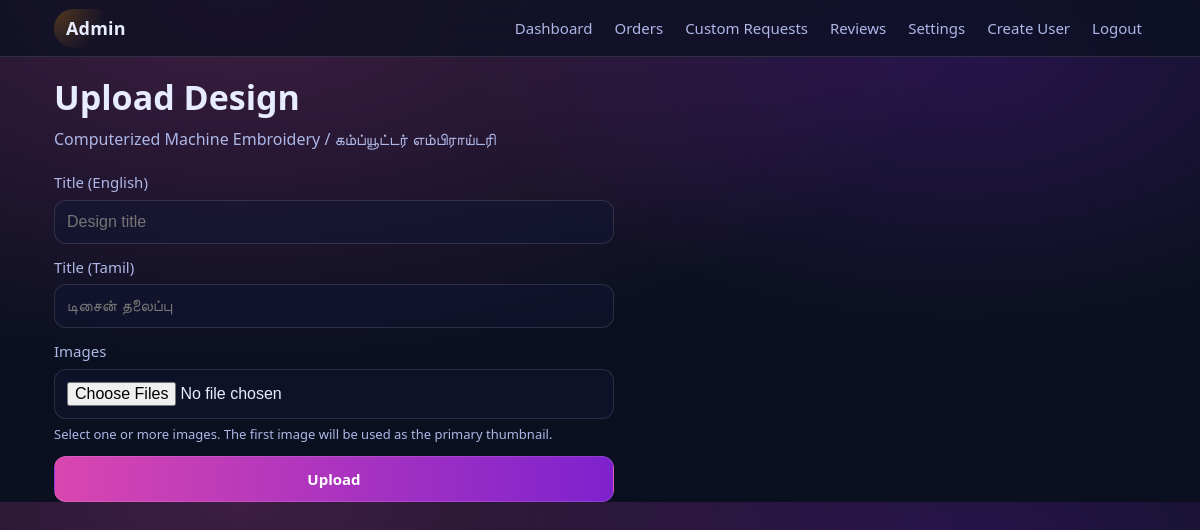
The app's page /admin/services/embroidery/designs/new (signed in) with its own data.
### app/models.py (models this page shows, shortened)
class Service(db.Model):
    __tablename__ = "service"
    id = db.Column(db.Integer, primary_key=True)
    slug = db.Column(db.String(64), unique=True, nullable=False, index=True)
    name_en = db.Column(db.String(128), nullable=False)
    name_ta = db.Column(db.String(128), nullable=False)
    created_at = db.Column(db.DateTime(timezone=True), default=_utcnow, nullable=False)
    designs = db.relationship("Design", backref="service", lazy=True,
                              cascade="all, delete-orphan")

### app/routes/admin.py (the view)
@bp.get("/services/<slug>/designs/new")
@login_required
def design_new(slug: str):
    service = Service.query.filter_by(slug=slug).first_or_404()
    form = DesignForm()
    return render_template("admin/design_new.html", service=service, form=form)

### app/forms.py
class DesignForm(FlaskForm):
    title_en = StringField("Title (English)", validators=[DataRequired(), Length(max=200)])
    title_ta = StringField("Title (Tamil)", validators=[DataRequired(), Length(max=200)])
    image = FileField("Design image", validators=[DataRequired(), FileAllowed(["jpg", "jpeg", "png", "webp"])])

### app/models.py (called while the page is built)
@login_manager.user_loader
def load_user(user_id: str):
    return db.session.get(User, int(user_id))

def get_setting(key: str, default: str = "") -> str:
    s = Setting.query.filter_by(key=key).first()
    return s.value if s else default

    @property
    def is_authenticated(self):
        return True

### app/templates/admin/design_new.html (shortened to what this page needs)
{% extends "admin/layout.html" %}
{% block content %}
  <div class="page-header">
    <h1>Upload Design</h1>
    <p class="muted">{{ service.name_en }} / {{ service.name_ta }}</p>
  </div>
  <form class="form" method="post" enctype="multipart/form-data" action="{{ url_for('admin.design_new_post', slug=service.slug) }}">
    <label>
      {{ form.title_en.label }}
      {{ form.title_en(class_="input", placeholder="Design title") }}
    </label>
    <label>
      {{ form.title_ta.label }}
      {{ form.title_ta(class_="input", placeholder="டிசைன் தலைப்பு") }}
    </label>
    <label>
      Images
      <input type="file" name="images" class="input" accept="image/*" multiple required />
      <div class="muted small">Select one or more images. The first image will be used as the primary thumbnail.</div>
    </label>
    <button class="btn" type="submit">Upload</button>
  </form>
{% endblock %}

### app/static/css/styles.css (style rules this page uses)
:root { --bg:#0b1020; --card:#111836; --text:#e8ecff; --muted:#aeb7e6; --border:rgba(255,255,255,.12); --accent1:#d946b0; --accent2:#7e22ce; --gold:#f59e0b; --white:#ffffff; --coral:#fb7185; --radius-sm:10px; --radius-md:14px; --radius-lg:18px; --transition-fast:.16s ease; --transition-med:.25s ease; }
* { box-sizing:border-box;margin:0;padding:0 }
html { -webkit-text-size-adjust:100%;scroll-behavior:smooth }
body { font-family: 'Segoe UI', system-ui, -apple-system, Roboto, 'Noto Sans', 'Liberation Sans', sans-serif; background: radial-gradient(1200px 600px at 20% 0%, rgba(217,70,176,.25), transparent 60%), radial-gradient(900px 500px at 80% 10%, rgba(126,34,206,.25), transparent 55%), var(--bg); color:var(--text); line-height:1.5; overflow-x:hidden; -webkit-font-smoothing:antialiased; }
button { font-family:inherit }
h1 { margin:0 0 10px;font-size:clamp(22px, 4vw, 34px);line-height:1.18 }
.muted { color:var(--muted) }
.small { font-size:clamp(11px, 1.4vw, 13px) }
.btn { display:inline-flex; align-items:center; justify-content:center; gap:8px; padding:clamp(10px, 1.5vw, 12px) clamp(12px, 2vw, 16px); border-radius:12px; border:1px solid rgba(255,255,255,.12); background:linear-gradient(90deg, var(--accent1), var(--accent2)); color:var(--white); font-weight:700; font-size:clamp(13px, 1.6vw, 15px); cursor:pointer; min-height:44px; transition:filter var(--transition-fast), transform var(--transition-fast); white-space:nowrap; }
.page-header { margin:clamp(12px, 2vw, 20px) 0 }
.form { max-width:560px;display:flex;flex-direction:column;gap:12px }
label { display:flex;flex-direction:column;gap:6px;color:var(--muted);font-size:clamp(13px, 1.6vw, 15px) }
.input, input, select, textarea { padding:clamp(10px, 1.5vw, 12px) 12px; border-radius:12px; border:1px solid var(--border); background:rgba(17,24,54,.45); color:var(--text); outline:none; font-size:16px; width:100%; transition:border-color var(--transition-fast); }

### records on screen
Service: name_en "Computerized Machine Embroidery", name_ta "கம்ப்யூட்டர் எம்பிராய்டரி"
